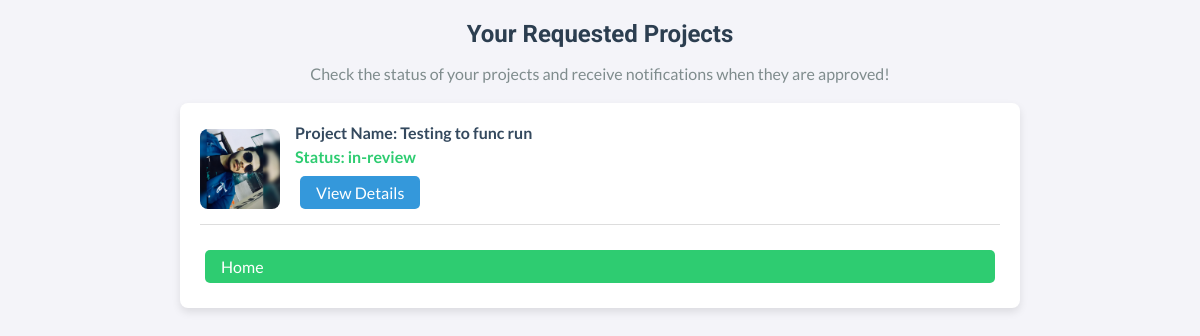
/homepage/view_build/ (signed in), run on the app's committed database.
### homeproject/models.py (models this page shows, shortened)
class HomeProject(models.Model):
    user = models.ForeignKey(User, on_delete=models.CASCADE, null=True)
    customer_name = models.CharField(max_length=255)
    contact_phone = models.CharField(max_length=15)
    contact_email = models.EmailField()
    project_name = models.CharField(max_length=255)
    project_description = models.TextField(blank=True, null=True)
    location = models.CharField(max_length=255)
    budget = models.DecimalField(max_digits=12, decimal_places=2)
    company_budget = models.IntegerField(null=True)
    status = models.CharField(max_length=100, choices=(
        ('pending', 'pending'), ('in-review', 'in-review'), ('accepted', 'accepted'), ('declined', 'declined'),
        ('negotiable', 'negotiable')), default='pending', null=True)
    style = models.CharField(max_length=50)
    size_sqft = models.PositiveIntegerField()
    num_bedrooms = models.PositiveIntegerField()
    num_bathrooms = models.PositiveIntegerField()
    sample_design = models.ImageField(upload_to='projects/', null=True)
    start_date = models.DateField()
    completion_date = models.DateField()
    date_of_registration = models.DateTimeField(auto_now=True)

### homeproject/views.py (the view)
# urls.py: path('view_build/', view_projects, name='view_build'),
@login_required
def view_projects(request):
    data = HomeProject.objects.filter(user=request.user)
    return render(request, 'projects/view_build.html', {'data': data})

### homeproject/templates/projects/view_build.html (shortened to what this page needs)
<!DOCTYPE html>
<html lang="en">
<head>
</head>
<body>
    <h1>Your Requested Projects</h1>
    <p>Check the status of your projects and receive notifications when they are approved!</p>
    <section>
        {% for a in data %}
            <div class="project-item">
                <img src="{{ a.sample_design.url }}" alt="Sample Design" class="project-image">
                <div class="project-details">
                    <strong>Project Name: {{ a.project_name }}</strong>
                    <strong class="status">Status: {{ a.status }}</strong>
                    <a href="{% url 'project_detail' a.id %}" class="view-details">View Details</a>
                </div>
            </div>
        {% endfor %}
        <a href="{% url 'homepage' %}" class="button-home">Home</a>
    </section>
</body>
</html>

### homeproject/templates/projects/view_build.html (style rules this page uses)
body { font-family: 'Lato', sans-serif; background: #f4f4f9; color: #333; margin: 0; padding: 0; }
h1 { font-family: 'Roboto', sans-serif; text-align: center; color: #2c3e50; margin-top: 20px; font-size: 1.5em; animation: fadeIn 1s ease-out; }
p { text-align: center; color: #7f8c8d; font-size: 1em; margin: 0 20px 20px; animation: fadeIn 1s ease-out 0.5s; }
section { max-width: 800px; margin: 20px auto; padding: 20px; background: #fff; border-radius: 8px; box-shadow: 0 4px 8px rgba(0, 0, 0, 0.1); display: flex; flex-direction: column; gap: 20px; animation: slideUp 1s ease-out; }
.project-item { display: flex; align-items: center; gap: 15px; border-bottom: 1px solid #ddd; padding-bottom: 10px; }
img.project-image { width: 80px; height: 80px; object-fit: cover; border-radius: 8px; transition: transform 0.3s ease; }
.project-details { flex: 1; }
strong { display: block; margin-bottom: 5px; color: #34495e; }
.status { color: #2ecc71; }
a { display: inline-block; margin: 5px; padding: 7px 16px; text-decoration: none; font-weight: 500; border-radius: 5px; color: #fff; background-color: #3498db; transition: background-color 0.3s, transform 0.3s; }
.button-home { background-color: #2ecc71; }

### data on the page
HomeProject: sample_design (picture), project_name "Testing to func run", status "in-review"
